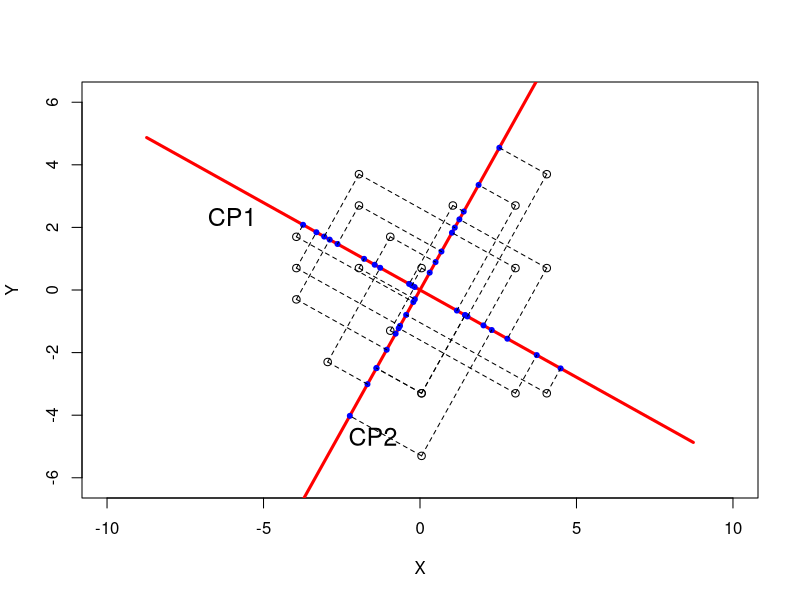

Source code (R):
n=20
m=10
#xx <- c(-10,10)
#yy <- c(-6,6)
#par(mar=c(0,0,0,0))
#plot(xx,yy,ann=F,type='n')
#dades=matrix(sample(1:m,2*n,replace=TRUE),n,2)
dades=read.table("dades.txt")
dades=as.matrix(dades)
Hn=matrix(-1/n,n,n)
diag(Hn)=rep(1-1/n,n)
dades.cent=Hn%*%dades
plot(dades.cent,asp=1,xlab="X",ylab="Y",xlim=c(-10,10),ylim=c(-5.5,5.5))
estudi.acp=prcomp(dades,scale.=FALSE)
direccions=estudi.acp$rotation
m.cov=t(dades.cent)%*%dades.cent
vaps=eigen(m.cov)$values
veps=eigen(m.cov)$vectors
mag=10
lines(c(0,mag*direccions[1,1]),c(0,mag*direccions[2,1]),col="red",lwd=3)
lines(c(0,mag*direccions[1,2]),c(0,mag*direccions[2,2]),col="red",lwd=3)
lines(c(0,-mag*direccions[1,1]),c(0,-mag*direccions[2,1]),col="red",lwd=3)
lines(c(0,-mag*direccions[1,2]),c(0,-mag*direccions[2,2]),col="red",lwd=3)
xaux=-6
text(xaux,direccions[2,1]*xaux/direccions[1,1]-1,"CP1",cex=1.5)
xaux=-1.5
text(xaux,direccions[2,2]*xaux/direccions[1,2]-2,"CP2",cex=1.5)
#arrows(0,0,mag*direccions[1,1],mag*direccions[2,1],col="red",lwd=3)
#arrows(0,0,mag*direccions[1,2],mag*direccions[2,2],col="red",lwd=3)
#arrows(0,0,-mag*direccions[1,1],-mag*direccions[2,1],col="red",lwd=3)
#arrows(0,0,-mag*direccions[1,2],-mag*direccions[2,2],col="red",lwd=3)
proj.ort=function(x0,y0,v1,v2,b){m=v2/v1;x1=(m*y0+x0-m*b)/(m^2+1);
                        y1=(m^2*y0+m*x0+b)/(m^2+1);return(c(x1,y1))}
#projecció sobre CP1
for (i in 1:dim(dades)[1]){
  aux=proj.ort(dades.cent[i,1],dades.cent[i,2],veps[1,1],veps[2,1],0)
  points(aux[1],aux[2],pch=20,col="blue")
  lines(c(dades.cent[i,1],aux[1]),c(dades.cent[i,2],aux[2]),lty=2)
}

#projecció sobre CP2
for (i in 1:dim(dades)[1]){
  aux=proj.ort(dades.cent[i,1],dades.cent[i,2],veps[1,2],veps[2,2],0)
  points(aux[1],aux[2],pch=20,col="blue")
  lines(c(dades.cent[i,1],aux[1]),c(dades.cent[i,2],aux[2]),lty=2)
}

